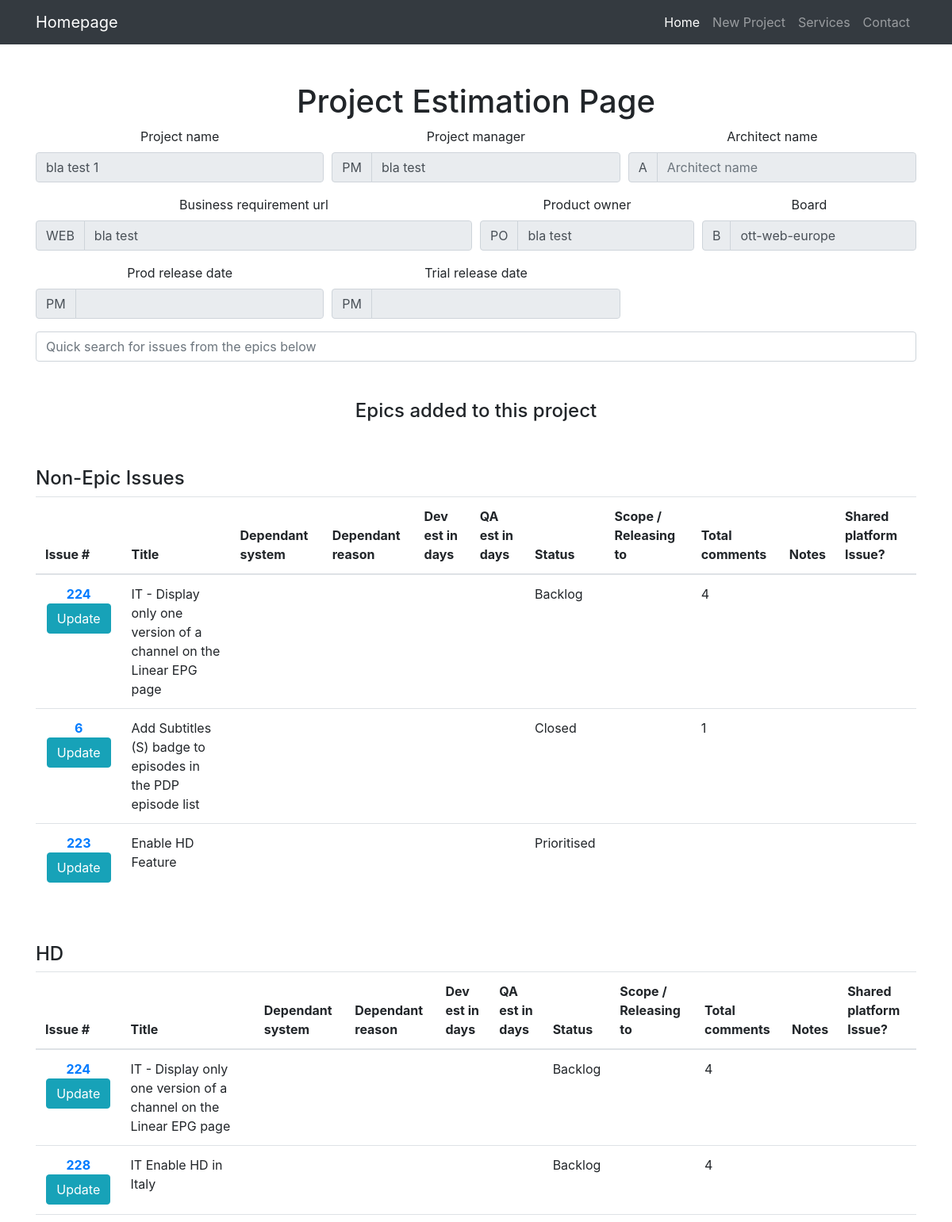
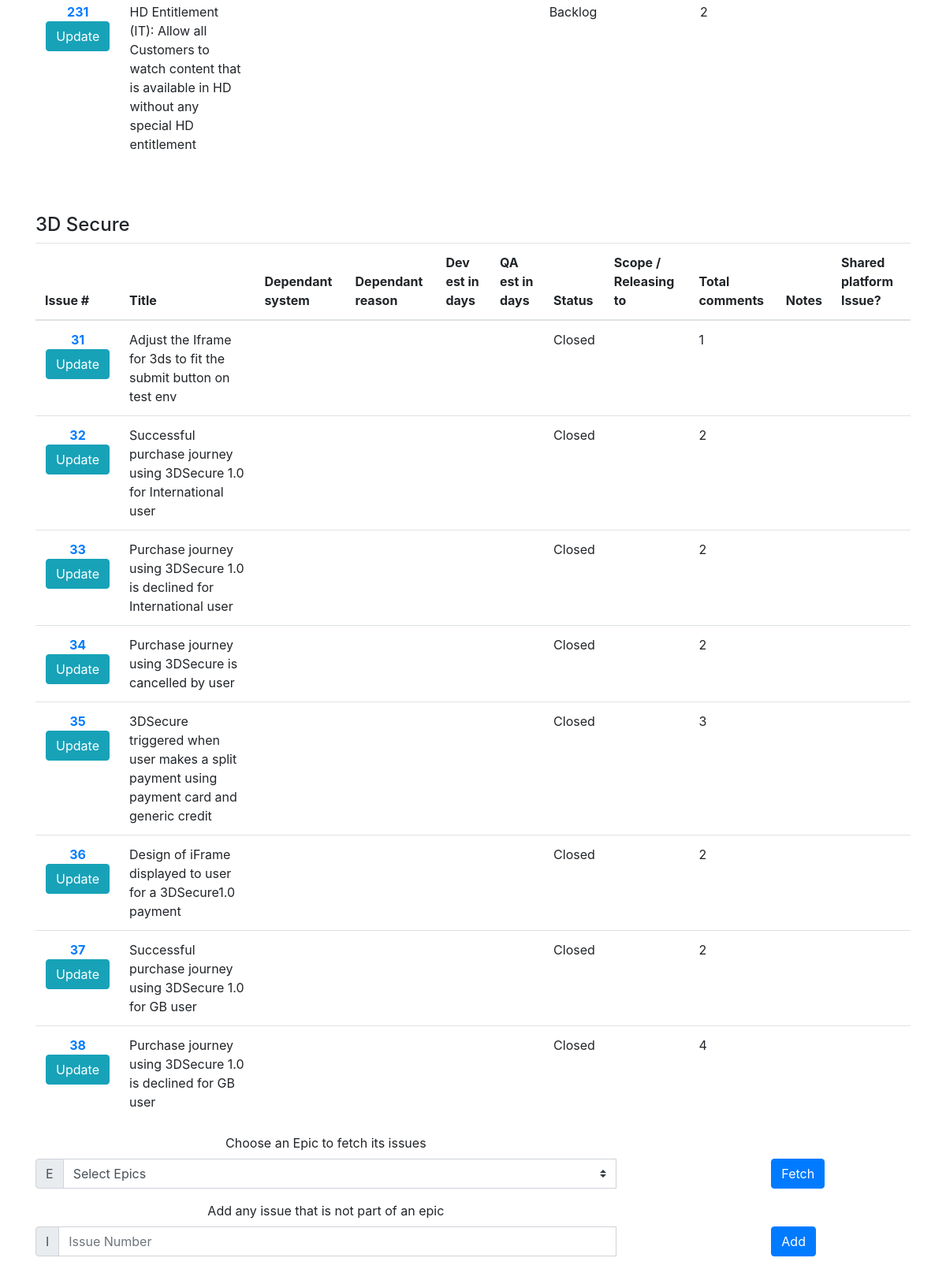
The page /projectEpicsAndTickets/2 on the database its author committed (2 pictures, top to bottom).
### tables this page shows
CREATE TABLE "projects" (
	"projectId"	INTEGER NOT NULL PRIMARY KEY AUTOINCREMENT UNIQUE,
	"projectCreateduserId"	INTEGER NOT NULL,
	"projectName"	TEXT NOT NULL UNIQUE,
	"boardName"	TEXT NOT NULL,
	"businessReqUrl"	TEXT,
	"projectManager"	TEXT,
	"architect"	TEXT,
	"productOwner"	TEXT,
	"trialDate"	TEXT,
	"releaseDate"	TEXT
);

CREATE TABLE "tickets" (
	"ticketId"	INTEGER NOT NULL PRIMARY KEY AUTOINCREMENT UNIQUE,
	"boardName"	TEXT,
	"issueNumber"	INTEGER,
	"dependantSystem"	TEXT,
	"dependantReason"	BLOB,
	"devEstimateInDays"	INTEGER,
	"qaEstimateInDays"	INTEGER,
	"proposedReleaseDropTo"	TEXT,
	"totalComments"	INTEGER,
	"notes"	BLOB,
	"sharedPlatformIssue"	INTEGER
);

CREATE TABLE "issues" (
	"issueNumber"	INTEGER NOT NULL,
	"boardName"	TEXT NOT NULL,
	"title"	TEXT,
	"issueStatus"	TEXT,
	"issueLink"	TEXT
);

CREATE TABLE "epics" (
	"epicId"	INTEGER NOT NULL,
	"epicName"	TEXT,
	"boardName"	TEXT NOT NULL
);

### views.py (the view)
@views_routes.route('/projectEpicsAndTickets/<int:project_id>')
def projectEpicsAndTickets(project_id):
    project = None
    epics = None
    peat = None
    if projectsModel.get_project_with_id(project_id)["projects"] != []:
        project = projectsModel.get_project_with_id(project_id)["projects"][0]
    if epicsModel.get_epics()["epics"] != []:
        epics = epicsModel.get_epics()["epics"]
    peat = peatm.get_epics_and_issues_with_project_id(project_id)["projectEpicsIssues"]
    return render_template("projectEpicsAndTickets.html", project=project, epics=epics, peats=peat)

### db.py (called while the page is built)
def get_db():
    top = _app_ctx_stack.top
    if not hasattr(top, 'sqlite_db'):
        top.sqlite_db = sqlite3.connect(DATABASE)
    return top.sqlite_db

def select_all_from_table(table_name):
    query = "SELECT * FROM %s" %(table_name)
    database = get_db()
    rv = database.execute(query)
    res = rv.fetchall()
    rv.close()
    return res

def with_query(query):
    database = get_db()
    rv = database.execute(query)
    res = rv.fetchall()
    rv.close()
    return res

### epicsIssuesModel.py (called while the page is built)
def get_epic_issues(board_name, epic_number):
    query = "SELECT * from epicsIssues where epicId=%s AND boardName='%s'" %(epic_number, board_name)
    all_epics_issues = db.with_query(query)
    return loop_all_epics_issues(all_epics_issues)

def loop_all_epics_issues(all_epics_issues):
    array_epics_issues = {'epicsIssues':[]}
    for epics_issue in all_epics_issues:
        array_epics_issues["epicsIssues"].append({
            "epicsIssueId": epics_issue[0],
            "epicId": epics_issue[1],
            "issueNumber": epics_issue[2],
            "boardName": epics_issue[3]
        })
    return array_epics_issues

### epicsModel.py (called while the page is built)
def get_epics():
    all_epics = db.select_all_from_table("epics")
    return loop_all_epics(all_epics)

def loop_all_epics(all_epics):
    array_epics = {'epics':[]}
    for epic in all_epics:
        array_epics["epics"].append({"epicId": epic[0], "epicName": epic[1]})
    return array_epics

def get_epic(epicId):
    query = "SELECT * from epics where epicId=%s LIMIT 1" %(epicId)
    all_epics = db.with_query(query)
    return loop_all_epics(all_epics)

### projectsModel.py (called while the page is built)
def get_project_with_id(projectId):
    query = "SELECT * from projects where projectId=%s LIMIT 1" %(projectId)
    project = db.with_query(query)
    return loop_all_projects(project)

def loop_all_projects(all_projects):
    array_projects = {'projects':[]}
    for project in all_projects:
        array_projects["projects"].append({
            "projectId": project[0],
            "projectCreateduserId": project[1],
            "projectName": project[2],
            "boardName": project[3],
            "businessReqUrl": project[4],
            "projectManager": project[5],
            "architect": project[6],
            "productOwner": project[7],
            "trialDate": project[8],
            "releaseDate": project[9]
        })
    return array_projects

### templates/projectEpicsAndTickets.html (shortened to what this page needs)
{% extends "bootstrap/base.html" %}
{% block content %}
<div class="row">
    <div class="col-lg-12 text-center">
        {% if project %}
        <h1 class="mt-5">Project Estimation Page</h1>
        <div class="form-row">
            <div class="col-md-4 mb-3">
                <label for="projectName">Project name</label>
                <input type="text" disabled value='{{ project.projectName|default("", true) }}' class="form-control" autocomplete="off" id="projectName" name="projectName" placeholder="Project name">
            </div>
            <div class="col-md-4 mb-3">
                <label for="projectManager">Project manager</label>
                <div class="input-group">
                    <div class="input-group-prepend">
                        <span class="input-group-text" id="inputGroupPrepend">PM</span>
                    </div>
                    <input type="text" disabled value='{{ project.projectManager|default("", true) }}' class="form-control" autocomplete="off" id="projectManager" name="projectManager" placeholder="Project manager">
                </div>
            </div>
            <div class="col-md-4 mb-3">
                <label for="architectName">Architect name</label>
                <div class="input-group">
                    <div class="input-group-prepend">
                        <span class="input-group-text" id="inputGroupPrepend">A</span>
                    </div>
                    <input type="text" disabled value='{{ project.architectName|default("", true) }}' class="form-control" autocomplete="off" id="architectName" name="architectName" placeholder="Architect name" aria-describedby="inputGroupPrepend">
                </div>
            </div>
        </div>
        <div class="form-row">
            <div class="col-md-6 mb-3">
                <label for="businessReqUrl">Business requirement url</label>
                <div class="input-group">
                    <div class="input-group-prepend">
                        <span class="input-group-text" id="inputGroupPrepend">WEB</span>
                    </div>
                    <input type="text" disabled value='{{ project.businessReqUrl|default("", true) }}' class="form-control" autocomplete="off" id="businessReqUrl" name="businessReqUrl" placeholder="Business requirement url">
                </div>
            </div>
            <div class="col-md-3 mb-3">
                <label for="productOwner">Product owner</label>
                <div class="input-group">
                    <div class="input-group-prepend">
                        <span class="input-group-text" id="inputGroupPrepend">PO</span>
                    </div>
                    <input type="text" disabled value='{{ project.productOwner|default("", true) }}' class="form-control" autocomplete="off" id="productOwner" name="productOwner" placeholder="Product owner">
                </div>
            </div>
            <div class="col-md-3 mb-3">
                <label for="boardName">Board</label>
                <div class="input-group">
                    <div class="input-group-prepend">
                        <span class="input-group-text" id="inputGroupPrepend">B</span>
                    </div>
                    <input type="text" disabled value='{{ project.boardName|default("", true) }}' autocomplete="off" class="form-control" id="boardName" name="boardName">
                </div>
            </div>
        </div>
        <div class="form-row">
            <div class="col-md-4 mb-3">
                <label for="releaseDate">Prod release date</label>
                <div class="input-group">
                    <div class="input-group-prepend">
                        <span class="input-group-text" id="inputGroupPrepend">PM</span>
                    </div>
                    <input type="text" disabled value='{{ project.releaseDate|default("", true) }}' autocomplete="off" class="form-control" id="releaseDate" name="releaseDate">
                </div>
            </div>
            <div class="col-md-4 mb-3">
                <label for="trialDate">Trial release date</label>
                <div class="input-group">
                    <div class="input-group-prepend">
                        <span class="input-group-text" id="inputGroupPrepend">PM</span>
                    </div>
                    <input type="text" disabled value='{{ project.trialDate|default("", true) }}' autocomplete="off" class="form-control" id="trialDate" name="trialDate">
                </div>
            </div>
            <div class="col-md-2 mb-3"></div>
            <div class="col-md-2 mb-3">
                <label>&nbsp;</label>
            </div>
        </div>
        {% if peats|length > 0 %}
        <div class="row text-left">
            <div class="col">
                <input type="text" autocomplete="off" class="form-control" id="searchInputField" name="searchInputField" placeholder="Quick search for issues from the epics below">
                <h4 class="mt-5 text-center">Epics added to this project</h4>
            </div>
        </div>
        {% endif %}
        {% for peat in peats %}
        {% if peat.allTickets|length > 0 %}
        <div class="row text-left">
            <div class="col">
                <h4 class="mt-5">{{ peat.epicName }}</h4>
                <table class="table">
                    <thead>
                        <tr>
                            <th scope="col">Issue #</th>
                            <th scope="col">Title</th>
                            <th scope="col">Dependant system</th>
                            <th scope="col">Dependant reason</th>
                            <th scope="col">Dev est in days</th>
                            <th scope="col">QA est in days</th>
                            <th scope="col">Status</th>
                            <th scope="col">Scope / Releasing to</th>
                            <th scope="col">Total comments</th>
                            <th scope="col">Notes</th>
                            <th scope="col">Shared platform Issue?</th>
                        </tr>
                    </thead>
                    <tbody>
                        {% for ticket in peat.allTickets|sort(attribute='issueStatus') %}
                        <tr>
                            <th scope="row" class="text-center"><a href='{{ ticket.issueLink|default("", true) }}' target="_blank">{{ticket.issueNumber|default("", true)}}</a>
                            <button type="button" class="btn btn-info" data-toggle="modal" data-target=".updateTicketModal-lg" value="{{ticket.ticketId}}">
                                Update
                            </button>
                            </th>
                            <td>{{ticket.title|default("", true)}}</td>
                            <td>{{ticket.dependantSystem|default("", true)}}</td>
                            <td>{{ticket.dependantReason|default("", true)}}</td>
                            <td>{{ticket.devEstimateInDays|default("", true)}}</td>
                            <td>{{ticket.qaEstimateInDays|default("", true)}}</td>
                            <td>{{ticket.issueStatus|default("", true)}}</td>
                            <td>{{ticket.proposedReleaseDropTo|default("", true)}}</td>
                            <td>{{ticket.totalComments|default("", true)}}</td>
                            <td>{{ticket.notes|default("", true)}}</td>
                            <td>{{ticket.sharedPlatformIssue|default("", true)}}</td>
                        </tr>
                        {% endfor %}
                    </tbody>
                </table>
            </div>
        </div>
        {% endif %}
        {% endfor %}
        <form class="needs-validation" id="projectEpicsForm" novalidate>
            <div class="form-row">
                <div class="col-md-8 mb-3">
                    <label for="epicId">Choose an Epic to fetch its issues</label>
                    <div class="input-group">
                        <div class="input-group-prepend">
                            <span class="input-group-text" id="inputGroupPrepend">E</span>
                        </div>
                        <select class="custom-select" id="id" name="id" required>
                            <option value="" selected>Select Epics</option>
                        </select>
                    </div>
                </div>
                <div class="col-md-2 mb-3"></div>
                <div class="col-md-2 mb-3">
                    <label>&nbsp;</label>
                    <div class="input-group">
                        <button class="btn btn-primary" type="submit">Fetch </button>
                    </div>
                </div>
            </div>
        </form>
        <form class="needs-validation" id="projectIssueForm" novalidate>
            <div class="form-row">
                <div class="col-md-8 mb-3">
                    <label for="id">Add any issue that is not part of an epic</label>
                    <div class="input-group">
                        <div class="input-group-prepend">
                            <span class="input-group-text" id="inputGroupPrepend">I</span>
                        </div>
                        <input type="text" class="form-control" autocomplete="off" name="id" placeholder="Issue Number" required>
                    </div>
                </div>
                <div class="col-md-2 mb-3"></div>
                <div class="col-md-2 mb-3">
                    <label>&nbsp;</label>
                    <div class="input-group">
                        <button class="btn btn-primary" type="submit">Add </button>
                    </div>
                </div>
            </div>
        </form>
        {% endif %}
    </div>
</div>
{% endblock %}

### templates/bootstrap/base.html (shortened to what this page needs)
<!doctype html>
<html lang="en">
<head>
    <link rel="stylesheet" href="{{ url_for('static', filename='css/bootstrap.min.css') }}">
    <link rel="stylesheet" href="{{ url_for('static', filename='css/daterangepicker.css') }}">
    <link rel="stylesheet" href="{{ url_for('static', filename='css/custom.css') }}">
</head>
<body>
    {% include 'bootstrap/navbar.html' %}
    <div class='container'>
        {% block content %}{% endblock %}
    </div>
</body>
</html>

### templates/bootstrap/navbar.html (shortened to what this page needs)
<nav class="navbar navbar-expand-lg navbar-dark bg-dark static-top">
  <div class="container">
    <a class="navbar-brand" href="#">Homepage</a>
    <div class="collapse navbar-collapse" id="navbarResponsive">
      <ul class="navbar-nav ml-auto">
        <li class="nav-item active">
          <a class="nav-link" href="#">Home
          </a>
        </li>
        <li class="nav-item">
          <a class="nav-link" href="/project">New Project</a>
        </li>
        <li class="nav-item">
          <a class="nav-link" href="#">Services</a>
        </li>
        <li class="nav-item">
          <a class="nav-link" href="#">Contact</a>
        </li>
      </ul>
    </div>
  </div>
</nav>

### rows shown on the page
projects: projectName "bla test 1", projectManager "bla test", businessReqUrl "bla test", productOwner "bla test", boardName "ott-web-europe"
tickets: issueNumber "224", {{ ticket.ticketId }} 126 (drawn), title "IT - Display only one version of a channel on the Linear EPG page", issueStatus "Backlog", totalComments "4"
tickets: issueNumber "6", {{ ticket.ticketId }} 87 (drawn), title "Add Subtitles (S) badge to episodes in the PDP episode list", issueStatus "Closed", totalComments "1"
tickets: issueNumber "223", {{ ticket.ticketId }} 161 (drawn), title "Enable HD Feature", issueStatus "Prioritised"
epics: epicName "HD"
tickets: issueNumber "228", {{ ticket.ticketId }} 127 (drawn), title "IT Enable HD in Italy", issueStatus "Backlog", totalComments "4"
tickets: issueNumber "231", {{ ticket.ticketId }} 128 (drawn), title "HD Entitlement (IT): Allow all Customers to watch content that is available in HD without any special HD entitlement", issueStatus "Backlog", totalComments "2"
epics: epicName "3D Secure"
tickets: issueNumber "31", {{ ticket.ticketId }} 9 (drawn), title "Adjust the Iframe for 3ds to fit the submit button on test env", issueStatus "Closed", totalComments "1"
tickets: issueNumber "32", {{ ticket.ticketId }} 10 (drawn), title "Successful purchase journey using 3DSecure 1.0 for International user", issueStatus "Closed", totalComments "2"
tickets: issueNumber "33", {{ ticket.ticketId }} 11 (drawn), title "Purchase journey using 3DSecure 1.0 is declined for International user", issueStatus "Closed", totalComments "2"
tickets: issueNumber "34", {{ ticket.ticketId }} 12 (drawn), title "Purchase journey using 3DSecure is cancelled by user", issueStatus "Closed", totalComments "2"
tickets: issueNumber "35", {{ ticket.ticketId }} 13 (drawn), title "3DSecure triggered when user makes a split payment using payment card and generic credit", issueStatus "Closed", totalComments "3"
tickets: issueNumber "36", {{ ticket.ticketId }} 14 (drawn), title "Design of iFrame displayed to user for a 3DSecure1.0 payment", issueStatus "Closed", totalComments "2"
tickets: issueNumber "37", {{ ticket.ticketId }} 15 (drawn), title "Successful purchase journey using 3DSecure 1.0 for GB user", issueStatus "Closed", totalComments "2"
tickets: issueNumber "38", {{ ticket.ticketId }} 16 (drawn), title "Purchase journey using 3DSecure 1.0 is declined for GB user", issueStatus "Closed", totalComments "4"

### other values the page prints
{{ peat.epicName }} "Non-Epic Issues"
